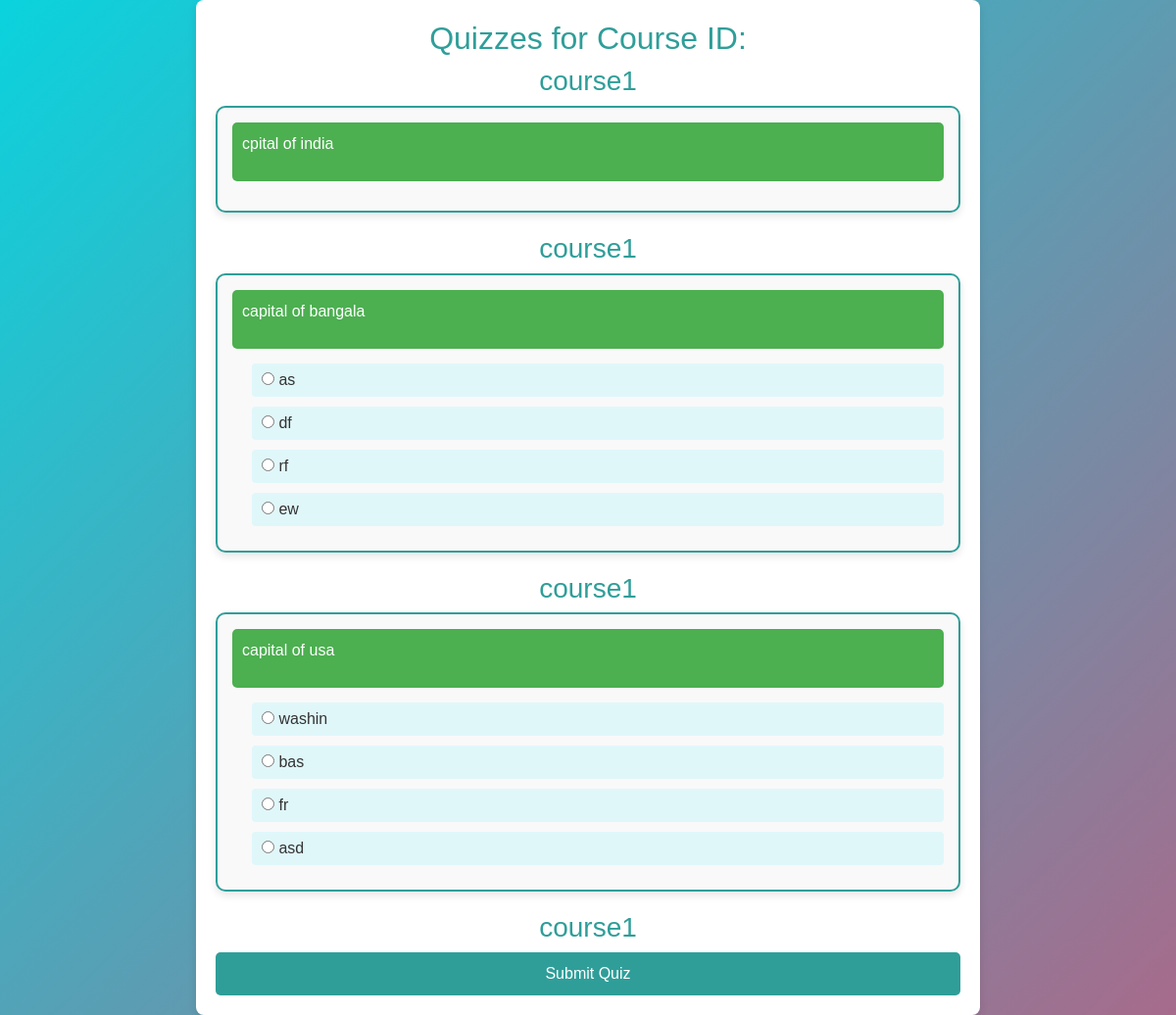
Page /core/quiz/course1/ (signed in) on the committed database.
### core/models.py (models this page shows, shortened)
class Quiz(models.Model):
    course_id = models.CharField(max_length=50)
    question = models.TextField(help_text="Main question text")
    correct_answer = models.TextField(help_text="Correct answer for the question")
    image = models.ImageField(upload_to='quiz_images/', blank=True, null=True, help_text="Optional image for the quiz")
    upload_date = models.DateField(auto_now_add=True)
    deadline = models.DateTimeField(default=lambda: timezone.now() + timedelta(days=1), help_text="Deadline for the quiz")

class Question(models.Model):
    quiz = models.ForeignKey(Quiz, related_name='questions', on_delete=models.CASCADE)
    question_text = models.CharField(max_length=255, help_text="The text of the question")
    correct_answer = models.CharField(max_length=100, help_text="Correct answer text")

class Choice(models.Model):
    question = models.ForeignKey(Question, related_name='choices', on_delete=models.CASCADE)
    choice_text = models.CharField(max_length=255, help_text="Answer choice text")
    is_correct = models.BooleanField(default=False, help_text="Mark if this is the correct choice")

### core/views.py (the view, shortened to what this page needs)
# urls.py: path('quiz/<str:course_id>/', views.take_quiz, name='take_quiz'),
@login_required
def take_quiz(request, course_id):
    quizzes = Quiz.objects.filter(course_id=course_id)
    if not quizzes:
        return render(request, 'core/error.html', {'message': 'No quizzes found for this course.'})
    return render(request, 'core/quiz_form.html', {'quizzes': quizzes})

### core/templates/core/quiz_form.html (shortened to what this page needs)
<!DOCTYPE html>
<html lang="en">
<head>
    <link rel="stylesheet" href="https://stackpath.bootstrapcdn.com/bootstrap/4.5.2/css/bootstrap.min.css">
</head>
<body>
    <div class="container">
        <h2>Quizzes for Course ID: {{ course_id }}</h2>
        <form method="POST">
            {% for quiz in quizzes %}
                <h3> {{ quiz.course_id }}</h3>
                {% for question in quiz.questions.all %}
                    <div class="quiz-box">
                        <div class="question-text">
                            <p>{{ question.question_text }}</p>
                        </div>
                        <div class="options">
                            {% for choice in question.choices.all %}
                                <label>
                                    <input type="radio" name="question_{{ question.id }}" value="{{ choice.choice_text }}">
                                    {{ choice.choice_text }}
                                </label>
                            {% endfor %}
                        </div>
                    </div>
                {% endfor %}
            {% endfor %}
            <button type="submit">Submit Quiz</button>
        </form>
    </div>
</body>
</html>

### core/templates/core/quiz_form.html (style rules this page uses)
body { font-family: 'Arial', sans-serif; background: linear-gradient(135deg, #0ad3dd, #a76b8c); color: #333; margin: 0; padding: 0; min-height: 100vh; display: flex; justify-content: center; align-items: center; }
.container { max-width: 800px; background: #fff; border-radius: 8px; box-shadow: 0 4px 8px rgba(0, 0, 0, 0.1); padding: 20px; animation: fadeIn 1s ease-in-out; }
h2, h3 { text-align: center; color: #2F9E99; }
.quiz-box { border: 2px solid #2F9E99; border-radius: 10px; padding: 15px; margin-bottom: 20px; box-shadow: 0 4px 8px rgba(0, 0, 0, 0.1); animation: slideIn 0.8s ease-out; background: #f9f9f9; }
.question-text { background: #4CAF50; color: #fff; padding: 10px; border-radius: 5px; margin-bottom: 15px; }
.options { margin-left: 20px; }
.options label { display: block; padding: 5px 10px; background: #e0f7fa; border-radius: 4px; margin-bottom: 10px; cursor: pointer; transition: background-color 0.3s; }
button { width: 100%; padding: 10px 15px; font-size: 1rem; background: #2F9E99; color: #fff; border: none; border-radius: 5px; cursor: pointer; transition: background-color 0.3s; }

### rows in the picture
Quiz: course_id "course1"
Question: question_text "cpital of india"
Quiz: course_id "course1"
Question: question_text "capital of bangala"
Choice: choice_text "as"
Choice: choice_text "df"
Choice: choice_text "rf"
Choice: choice_text "ew"
Quiz: course_id "course1"
Question: question_text "capital of usa"
Choice: choice_text "washin"
Choice: choice_text "bas"
Choice: choice_text "fr"
Choice: choice_text "asd"
Quiz: course_id "course1"
